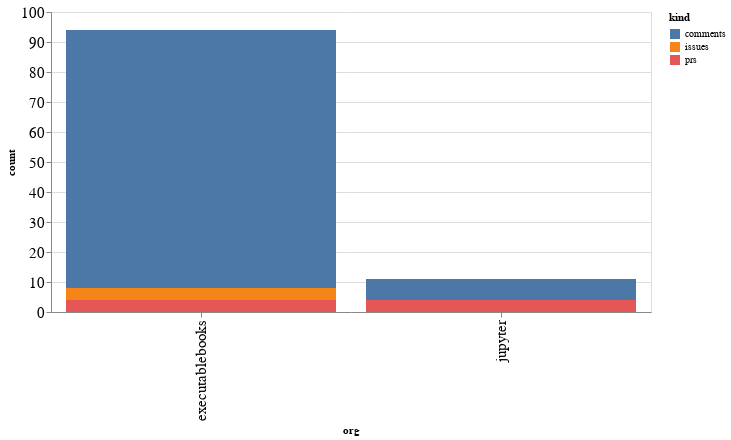

The notebook cell saved with this chart:
### Code cell
alt.Chart(org_summaries, width=600).mark_bar().encode(
    x='org',
    y='count',
    color='kind',
    tooltip="org"
)

### Figure 1 — Vega-Lite specification as saved in the notebook (floating-point values rounded to 4 significant figures)
{"config": {"axisLeft": {"labelFontSize": 15}, "axisBottom": {"labelFontSize": 15}}, "data": {"name": "data-2a08b93125ac2ddc0dc6c2005522f02b"}, "mark": "bar", "encoding": {"color": {"type": "nominal", "field": "kind"}, "tooltip": {"type": "nominal", "field": "org"}, "x": {"type": "nominal", "field": "org"}, "y": {"type": "quantitative", "field": "count"}}, "width": 600, "$schema": "https://vega.github.io/schema/vega-lite/v4.8.1.json", "datasets": {"data-2a08b93125ac2ddc0dc6c2005522f02b": [{"org": "executablebooks", "kind": "comments", "count": 86}, {"org": "executablebooks", "kind": "issues", "count": 4}, {"org": "executablebooks", "kind": "prs", "count": 4}, {"org": "jupyter", "kind": "comments", "count": 7}, {"org": "jupyter", "kind": "prs", "count": 4}]}}
